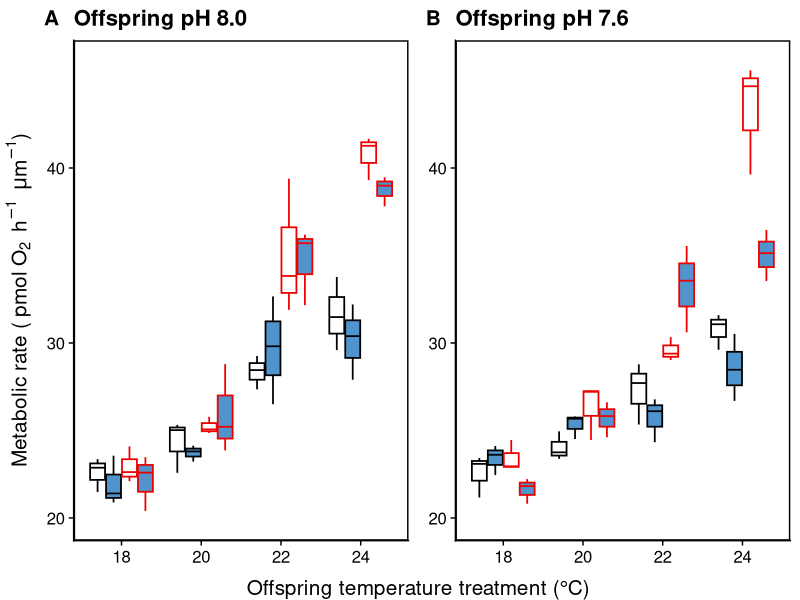
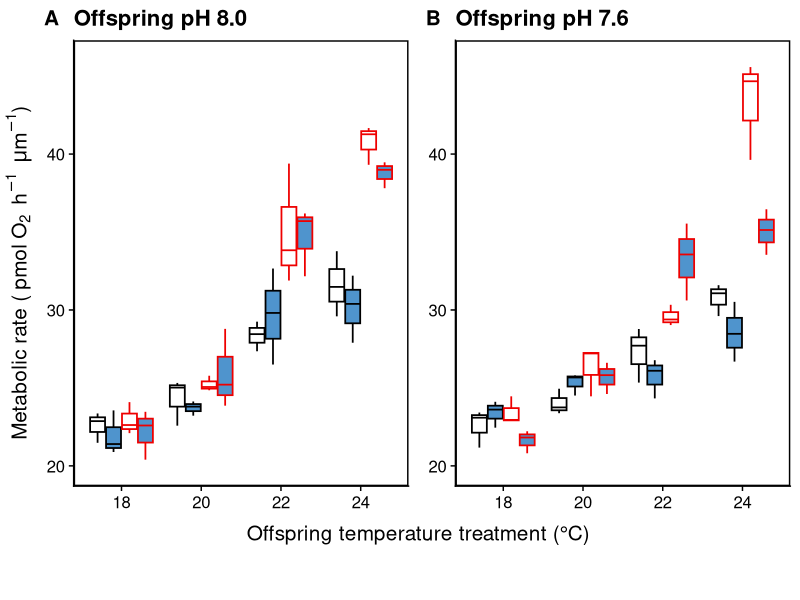

Write R code to recreate these figures, in order. (Note: this script raises an error after producing the figures.)
library(tidyverse)
library(readxl)
library(cowplot)
library(grid)
library(gridExtra)

df <- read_excel("input/ch_larval/larval_mR_2015.xlsx", sheet = 2, skip = 1) %>%
  mutate(temp = factor(temp), 
         ph = factor(ph, levels = c("pH 8.0", "pH 7.6")),
         parent_temp = factor(parent_temp),
         parents = factor(parents, levels = c("0C", "0A", "2C", "2A")),
         parent_ph = factor(parent_ph, levels = c("C", "A")))

# preparation ----
# ok, create a dummy plot just for the legend
leg_p <-
  ggplot(df, aes(x = temp, y = mr)) +
  geom_boxplot(aes(fill = parent_ph)) +
  geom_line(aes(colour = as.factor(parent_temp)), size = 1.5) +
  scale_fill_manual(
    name = "Parental pH",
    values = c("white", "steelblue3"),
    breaks = c("C", "A"),
    labels = c("Control, 8.0", "Low, 7.6")
  ) +
  scale_colour_manual(
    name = "Parental °C",
    values = c("black", "red2"),
    breaks = c("0", "2"),
    labels = c("+ 0 °C", "+ 2 °C")
  ) +
  theme_cowplot() +
  theme(legend.position = "bottom") +
  theme(
    legend.direction = "horizontal",
    legend.justification = "center",
    legend.box.just = "bottom"
  ) +
  geom_blank()

leg <- get_legend(leg_p)

#create common x and y labels
y.grob <- textGrob(
  expression("Metabolic rate (" ~ pmol ~ O[2] ~~ h ^ -1 ~~ mu*m ^ -1 * ")"), 
  gp=gpar(fontface="plain", fontsize=15), rot=90)
x.grob <- textGrob("Offspring temperature treatment (°C)", 
  gp=gpar(fontface="plain", fontsize=15))

# make the plot ----
# plot individually
p1 <- 
  df %>%
  filter(ph == "pH 8.0") %>%
  ggplot(aes(x = temp, y = mr, fill = parents, colour = as.factor(parent_temp))) +
  geom_boxplot(position = position_dodge(.8), size = .6, fatten = 1) +
  ggtitle("Offspring pH 8.0") +
  theme_half_open() +
  scale_fill_manual(values = c("white", "steelblue3", "white", "steelblue3"),
    guide = FALSE) +
  scale_colour_manual(values = c("black", "red2"), guide = FALSE) +
  ylim(20, 46) +
  theme(axis.title = element_blank()) +
  theme(
    panel.border = element_rect(color = "black", fill = NA, size = 1),
    strip.background = element_rect(colour = "black", fill = NA)
  ) +
  geom_blank()

p2 <- 
  df %>%
  filter(ph == "pH 7.6") %>%
  ggplot(aes(x = temp, y = mr, fill = parents, colour = as.factor(parent_temp))) +
  geom_boxplot(position = position_dodge(.8), size = .6, fatten = 1) +
  ggtitle("Offspring pH 7.6") +
  theme_half_open() +
  scale_fill_manual(values = c("white", "steelblue3", "white", "steelblue3"),
    guide = FALSE) +
  scale_colour_manual(values = c("black", "red2"), guide = FALSE) +
  ylim(20, 46) +
  theme(axis.title = element_blank()) +
  theme(
    panel.border = element_rect(color = "black", fill = NA, size = 1),
    strip.background = element_rect(colour = "black", fill = NA)
  ) +
  geom_blank()

p3 <- plot_grid(p1, p2, 
  labels = c("A", "B"),label_size = 15,  
  hjust = -.5,
  vjust = 1.68)


#add to plot
p4 <- grid.arrange(arrangeGrob(p3, left = y.grob, bottom = x.grob))
p5 <- plot_grid(p4, leg,
  ncol = 1,
  rel_heights = c(10, 1), 
  align = "hv", 
  axis = "l")
p5

save_plot(
  "figs/fms/fig6_larval_resp.pdf", p5,
  base_height = 6, base_width = 8
)
